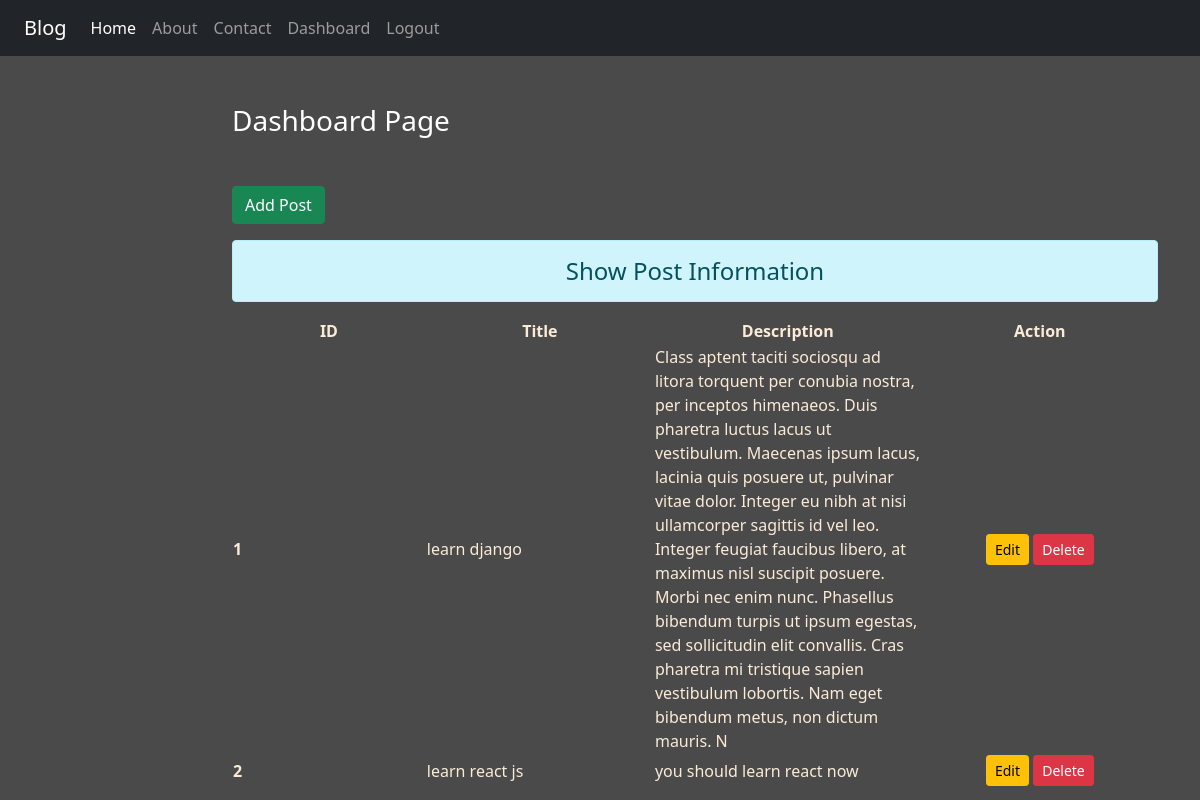
The page /dashboard/ (signed in) on the database its author committed.
### myblog/models.py (models this page shows)
class Post(models.Model):
    objects = NotImplemented
    title = models.CharField(max_length=200)
    description = models.TextField()

### myblog/views.py (the view)
# urls.py: path('dashboard/', views.dashboard, name='dashboard'),
def dashboard(request):
    if request.user.is_authenticated:
        posts = Post.objects.all()
        return render(request, 'myblog/dashboard.html', {'posts': posts})
    else:
        return HttpResponseRedirect('/login/')

### myblog/templates/myblog/dashboard.html (shortened to what this page needs)
{% extends 'myblog/base.html' %}
{% load static %}
{% block side %}
<div class="col-sm-2 text-white my-5 text-center">
</div>
{% endblock side%}
{% block content %}
<div class="col-sm-10">
    <h3 class="text-white my-5">Dashboard Page</h3>
    <a href="{% url 'addpost' %}" class="btn btn-success">Add Post</a>
    <h4 class="text-center alert alert-info mt-3">Show Post Information</h4>
    {% if posts %}
    <table>
        <thead>
        <tr class="text-center">
            <th scope="col" style="width:2%">ID</th>
            <th scope="col" style="width:2%">Title</th>
            <th scope="col" style="width:2%">Description</th>
            <th scope="col" style="width:2%">Action</th>
        </tr>
        </thead>
        <tbody>
        {% for post in posts %}
        <tr>
            <th scope="row">{{post.id}}</th>
            <td>{{post.title}}</td>
            <td>{{post.description}}</td>
            <td class="text-center">
                <a href="{% url 'updatepost' post.id %}" class="btn btn-warning btn-sm">Edit</a>
                {% if perms.myblog.delete_post %}
                <form action="{% url 'deleted' post.id %}" method="post" class="d-inline">{% csrf_token %}
                    <input class="btn btn-danger btn-sm" type="submit" value="Delete">
                </form>
                {% endif %}
            </td>
        </tr>
        {% endfor %}
        </tbody>
    </table>
    {% else %}
    <h4 class="text-center alert alert-warnings">No Records</h4>
    {% endif %}
</div>
{% endblock content %}

### myblog/templates/myblog/base.html (shortened to what this page needs)
<!DOCTYPE html>
{% load static %}
<html lang="en">
<head>
    <link rel="stylesheet" href="{% static 'myblog/css/bootstrap.css'%}">
    <link rel="stylesheet" href="{% static 'myblog/css/style.css'%}">
</head>
<body>
<div class="container-fluid bg-dark">
    {% include 'myblog/navbar.html' %}
</div>
<div class="container">
        <div class="row">
            {% block side %}
            {% endblock side %}
             {% block content %}
            {% endblock content %}
    </div>
</div>
</body>
</html>

### myblog/templates/myblog/navbar.html (shortened to what this page needs)
<nav class="navbar navbar-expand-lg navbar-dark bg-dark">
  <div class="container-fluid">
    <a class="navbar-brand" href="#">Blog</a>
    <div class="collapse navbar-collapse" id="navbarNav">
      <ul class="navbar-nav">
        <li class="nav-item">
          <a class="nav-link active" aria-current="page" href="/">Home</a>
        </li>
        <li class="nav-item">
          <a class="nav-link" href="{% url 'about' %}">About</a>
        </li>
        <li class="nav-item">
          <a class="nav-link" href="{% url 'contact' %}">Contact</a>
        </li>
        {% if request.user.is_authenticated %}
          <li class="nav-item">
          <a class="nav-link" href="{% url 'dashboard' %}">Dashboard</a>
        </li>
          <li class="nav-item">
          <a class="nav-link" href="{% url 'logout' %}">Logout</a>
        </li>
        {% endif %}
      </ul>
    </div>
  </div>
</nav>

### myblog/static/myblog/css/style.css (style rules this page uses)
body { background-color: rgb(75, 74, 74); color: antiquewhite }

### rows shown on the page
Post: id "1", title "learn django", description "Class aptent taciti sociosqu ad litora torquent per conubia nostra, per inceptos himenaeos. Duis pharetra luctus lacus ut vestibulum. Maecenas ipsum lacus, lacinia quis posuere ut, pulvinar vitae dolor. Integer eu nibh at nisi ullamcorper sagittis id vel leo. Integer feugiat faucibus libero, at maximus nisl suscipit posuere. Morbi nec enim nunc. Phasellus bibendum turpis ut ipsum egestas, sed sollicitudin elit convallis. Cras pharetra mi tristique sapien vestibulum lobortis. Nam eget bibendum metus, non dictum mauris. N"
Post: id "2", title "learn react js", description "you should learn react now"
